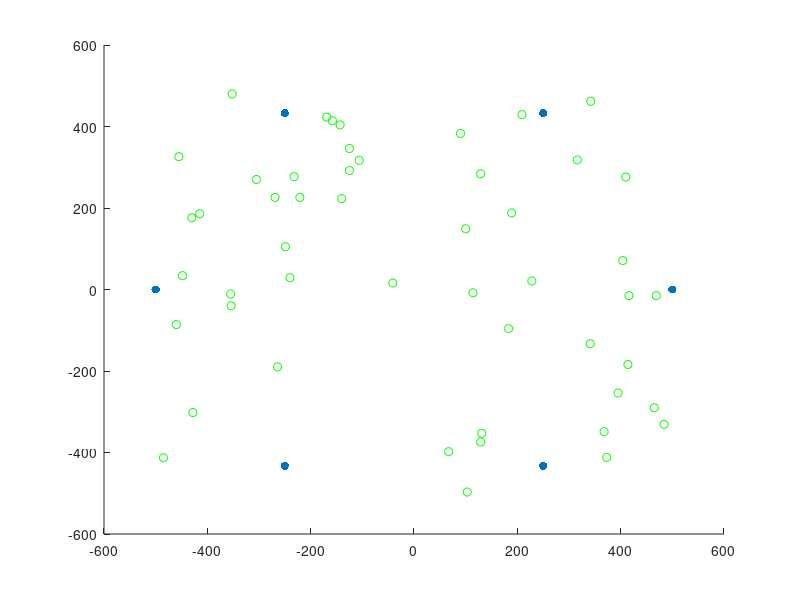
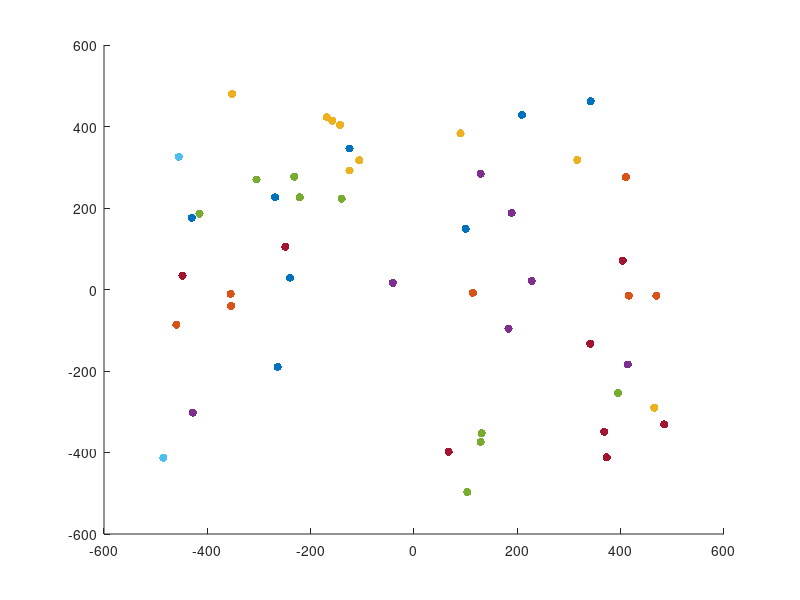

MATLAB code to generate these figures, in order:
%% perform clustering on obstacle data 
%% k means clustering
load('L_A')
load('theta_org')
load('phi')
no_of_clusters = 15;
idx = kmeans(L_A,no_of_clusters);

%% sort
theta_1 = [idx theta_org];
theta_1_sort = sortrows(theta_1,1);
save('theta_1','theta_1');
save('theta_1_sort','theta_1_sort');

%% make plots : original data
figure()
scatter(phi(:,1),phi(:,2),'filled');
hold on 
scatter(theta_org(:,1),theta_org(:,2),'g');
figure('Name','Original data')

%% clustered data
figure()
% get the index counts
for k = 1:no_of_clusters
    idx_count(k) = sum(theta_1_sort(:,1)==k);
end

save('idx_count','idx_count');
idx_count = [idx_count 0];

a = 1;
b = idx_count(1);
for i = 1:no_of_clusters
    theta_2 = [];
    theta_2 = theta_1_sort(a:b,2:3);
    a = b+1;
    b = b + idx_count(i+1);
    scatter(theta_2(:,1),theta_2(:,2),'filled');
    hold on
end
